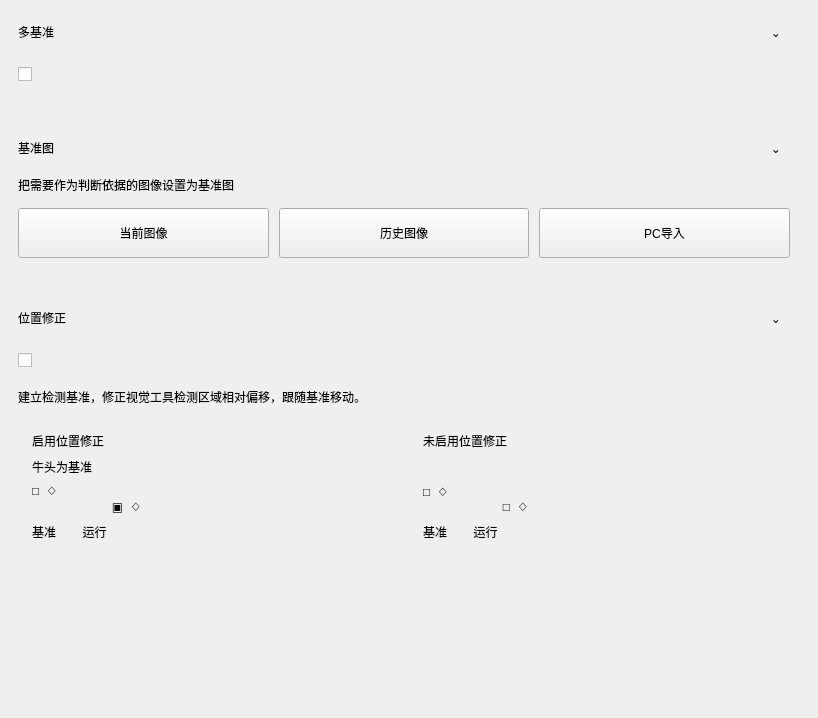
           <widget class="QWidget" name="referenceParamsScrollContent">
            <property name="geometry">
             <rect>
              <x>0</x>
              <y>0</y>
              <width>818</width>
              <height>718</height>
             </rect>
            </property>
            <layout class="QVBoxLayout" name="verticalLayout_referenceParamsContent">
             <property name="spacing">
              <number>10</number>
             </property>
             <property name="leftMargin">
              <number>0</number>
             </property>
             <property name="topMargin">
              <number>0</number>
             </property>
             <property name="rightMargin">
              <number>10</number>
             </property>
             <property name="bottomMargin">
              <number>0</number>
             </property>
             <item>
              <widget class="QFrame" name="multiReferenceCard">
               <property name="frameShape">
                <enum>QFrame::NoFrame</enum>
               </property>
               <property name="card" stdset="0">
                <bool>true</bool>
               </property>
               <layout class="QVBoxLayout" name="verticalLayout_multiReferenceCard">
                <property name="spacing">
                 <number>14</number>
                </property>
                <property name="leftMargin">
                 <number>18</number>
                </property>
                <property name="topMargin">
                 <number>18</number>
                </property>
                <property name="rightMargin">
                 <number>18</number>
                </property>
                <property name="bottomMargin">
                 <number>18</number>
                </property>
                <item>
                 <widget class="QFrame" name="multiReferenceCardHeaderFrame">
                  <property name="frameShape">
                   <enum>QFrame::NoFrame</enum>
                  </property>
                  <layout class="QHBoxLayout" name="horizontalLayout_multiReferenceCardHeader">
                   <property name="spacing">
                    <number>0</number>
                   </property>
                   <property name="leftMargin">
                    <number>0</number>
                   </property>
                   <property name="topMargin">
                    <number>0</number>
                   </property>
                   <property name="rightMargin">
                    <number>0</number>
                   </property>
                   <property name="bottomMargin">
                    <number>0</number>
                   </property>
                   <item>
                    <widget class="QLabel" name="multiReferenceCardTitleLabel">
                     <property name="text">
                      <string>多基准</string>
                     </property>
                     <property name="cardTitle" stdset="0">
                      <bool>true</bool>
                     </property>
                    </widget>
                   </item>
                   <item>
                    <spacer name="horizontalSpacer_multiReferenceCardHeader">
                     <property name="orientation">
                      <enum>Qt::Horizontal</enum>
                     </property>
                     <property name="sizeHint" stdset="0">
                      <size>
                       <width>40</width>
                       <height>20</height>
                      </size>
                     </property>
                    </spacer>
                   </item>
                   <item>
                    <widget class="QToolButton" name="multiReferenceCardCollapseButton">
                     <property name="minimumSize">
                      <size>
                       <width>28</width>
                       <height>28</height>
                      </size>
                     </property>
                     <property name="text">
                      <string>⌄</string>
                     </property>
                     <property name="autoRaise">
                      <bool>true</bool>
                     </property>
                    </widget>
                   </item>
                  </layout>
                 </widget>
                </item>
                <item>
                 <widget class="QCheckBox" name="multiReferenceCheckBox">
                  <property name="minimumSize">
                   <size>
                    <width>58</width>
                    <height>28</height>
                   </size>
                  </property>
                  <property name="text">
                   <string/>
                  </property>
                 </widget>
                </item>
               </layout>
              </widget>
             </item>
             <item>
              <widget class="QFrame" name="referenceCard">
               <property name="frameShape">
                <enum>QFrame::NoFrame</enum>
               </property>
               <property name="card" stdset="0">
                <bool>true</bool>
               </property>
               <layout class="QVBoxLayout" name="verticalLayout_referenceCard">
                <property name="spacing">
                 <number>14</number>
                </property>
                <property name="leftMargin">
                 <number>18</number>
                </property>
                <property name="topMargin">
                 <number>18</number>
                </property>
                <property name="rightMargin">
                 <number>18</number>
                </property>
                <property name="bottomMargin">
                 <number>18</number>
                </property>
                <item>
                 <widget class="QFrame" name="referenceCardHeaderFrame">
                  <property name="frameShape">
                   <enum>QFrame::NoFrame</enum>
                  </property>
                  <layout class="QHBoxLayout" name="horizontalLayout_referenceCardHeader">
                   <property name="spacing">
                    <number>0</number>
                   </property>
                   <property name="leftMargin">
                    <number>0</number>
                   </property>
                   <property name="topMargin">
                    <number>0</number>
                   </property>
                   <property name="rightMargin">
                    <number>0</number>
                   </property>
                   <property name="bottomMargin">
                    <number>0</number>
                   </property>
                   <item>
                    <widget class="QLabel" name="referenceCardTitleLabel">
                     <property name="text">
                      <string>基准图</string>
                     </property>
                     <property name="cardTitle" stdset="0">
                      <bool>true</bool>
                     </property>
                    </widget>
                   </item>
                   <item>
                    <spacer name="horizontalSpacer_referenceCardHeader">
                     <property name="orientation">
                      <enum>Qt::Horizontal</enum>
                     </property>
                     <property name="sizeHint" stdset="0">
                      <size>
                       <width>40</width>
                       <height>20</height>
                      </size>
                     </property>
                    </spacer>
                   </item>
                   <item>
                    <widget class="QToolButton" name="referenceCardCollapseButton">
                     <property name="minimumSize">
                      <size>
                       <width>28</width>
                       <height>28</height>
                      </size>
                     </property>
                     <property name="text">
                      <string>⌄</string>
                     </property>
                     <property name="autoRaise">
                      <bool>true</bool>
                     </property>
                    </widget>
                   </item>
                  </layout>
                 </widget>
                </item>
                <item>
                 <widget class="QLabel" name="referenceHintLabel">
                  <property name="text">
                   <string>把需要作为判断依据的图像设置为基准图</string>
                  </property>
                  <property name="hint" stdset="0">
                   <bool>true</bool>
                  </property>
                 </widget>
                </item>
                <item>
                 <widget class="QFrame" name="referenceButtonFrame">
                  <property name="frameShape">
                   <enum>QFrame::NoFrame</enum>
                  </property>
                  <layout class="QHBoxLayout" name="horizontalLayout_referenceButtons">
                   <property name="spacing">
                    <number>10</number>
                   </property>
                   <property name="leftMargin">
                    <number>0</number>
                   </property>
                   <property name="topMargin">
                    <number>0</number>
                   </property>
                   <property name="rightMargin">
                    <number>0</number>
                   </property>
                   <property name="bottomMargin">
                    <number>0</number>
                   </property>
                   <item>
                    <widget class="QPushButton" name="currentImageButton">
                     <property name="minimumSize">
                      <size>
                       <width>150</width>
                       <height>50</height>
                      </size>
                     </property>
                     <property name="text">
                      <string>当前图像</string>
                     </property>
                     <property name="icon">
                      <iconset resource="../resources/resources.qrc">
                       <normaloff>:/icons/camera.svg</normaloff>:/icons/camera.svg</iconset>
                     </property>
                     <property name="iconSize">
                      <size>
                       <width>24</width>
                       <height>24</height>
                      </size>
                     </property>
                    </widget>
                   </item>
                   <item>
                    <widget class="QPushButton" name="historyImageButton">
                     <property name="minimumSize">
                      <size>
                       <width>150</width>
                       <height>50</height>
                      </size>
                     </property>
                     <property name="text">
                      <string>历史图像</string>
                     </property>
                     <property name="icon">
                      <iconset resource="../resources/resources.qrc">
                       <normaloff>:/icons/add.svg</normaloff>:/icons/add.svg</iconset>
                     </property>
                     <property name="iconSize">
                      <size>
                       <width>24</width>
                       <height>24</height>
                      </size>
                     </property>
                    </widget>
                   </item>
                   <item>
                    <widget class="QPushButton" name="pcImportButton">
                     <property name="minimumSize">
                      <size>
                       <width>150</width>
                       <height>50</height>
                      </size>
                     </property>
                     <property name="text">
                      <string>PC导入</string>
                     </property>
                     <property name="icon">
                      <iconset resource="../resources/resources.qrc">
                       <normaloff>:/icons/add.svg</normaloff>:/icons/add.svg</iconset>
                     </property>
                     <property name="iconSize">
                      <size>
                       <width>24</width>
                       <height>24</height>
                      </size>
                     </property>
                    </widget>
                   </item>
                  </layout>
                 </widget>
                </item>
               </layout>
              </widget>
             </item>
             <item>
              <widget class="QFrame" name="positionCorrectionCard">
               <property name="frameShape">
                <enum>QFrame::NoFrame</enum>
               </property>
               <property name="card" stdset="0">
                <bool>true</bool>
               </property>
               <layout class="QVBoxLayout" name="verticalLayout_positionCorrectionCard">
                <property name="spacing">
                 <number>14</number>
                </property>
                <property name="leftMargin">
                 <number>18</number>
                </property>
                <property name="topMargin">
                 <number>18</number>
                </property>
                <property name="rightMargin">
                 <number>18</number>
                </property>
                <property name="bottomMargin">
                 <number>18</number>
                </property>
                <item>
                 <widget class="QFrame" name="positionCorrectionCardHeaderFrame">
                  <property name="frameShape">
                   <enum>QFrame::NoFrame</enum>
                  </property>
                  <layout class="QHBoxLayout" name="horizontalLayout_positionCorrectionCardHeader">
                   <property name="spacing">
                    <number>0</number>
                   </property>
                   <property name="leftMargin">
                    <number>0</number>
                   </property>
                   <property name="topMargin">
                    <number>0</number>
                   </property>
                   <property name="rightMargin">
                    <number>0</number>
                   </property>
                   <property name="bottomMargin">
                    <number>0</number>
                   </property>
                   <item>
                    <widget class="QLabel" name="positionCorrectionCardTitleLabel">
                     <property name="text">
                      <string>位置修正</string>
                     </property>
                     <property name="cardTitle" stdset="0">
                      <bool>true</bool>
                     </property>
                    </widget>
                   </item>
                   <item>
                    <spacer name="horizontalSpacer_positionCorrectionCardHeader">
                     <property name="orientation">
                      <enum>Qt::Horizontal</enum>
                     </property>
                     <property name="sizeHint" stdset="0">
                      <size>
                       <width>40</width>
                       <height>20</height>
                      </size>
                     </property>
                    </spacer>
                   </item>
                   <item>
                    <widget class="QToolButton" name="positionCorrectionCardCollapseButton">
                     <property name="minimumSize">
                      <size>
                       <width>28</width>
                       <height>28</height>
                      </size>
                     </property>
                     <property name="text">
                      <string>⌄</string>
                     </property>
                     <property name="autoRaise">
                      <bool>true</bool>
                     </property>
                    </widget>
                   </item>
                  </layout>
                 </widget>
                </item>
                <item>
                 <widget class="QCheckBox" name="positionCorrectionCheckBox">
                  <property name="minimumSize">
                   <size>
                    <width>58</width>
                    <height>28</height>
                   </size>
                  </property>
                  <property name="text">
                   <string/>
                  </property>
                 </widget>
                </item>
                <item>
                 <widget class="QLabel" name="positionCorrectionHintLabel">
                  <property name="text">
                   <string>建立检测基准，修正视觉工具检测区域相对偏移，跟随基准移动。</string>
                  </property>
                  <property name="hint" stdset="0">
                   <bool>true</bool>
                  </property>
                 </widget>
                </item>
                <item>
                 <widget class="QFrame" name="correctionExampleFrame">
                  <property name="frameShape">
                   <enum>QFrame::NoFrame</enum>
                  </property>
                  <layout class="QHBoxLayout" name="horizontalLayout_correctionExample">
                   <property name="spacing">
                    <number>10</number>
                   </property>
                   <property name="leftMargin">
                    <number>0</number>
                   </property>
                   <property name="topMargin">
                    <number>0</number>
                   </property>
                   <property name="rightMargin">
                    <number>0</number>
                   </property>
                   <property name="bottomMargin">
                    <number>0</number>
                   </property>
                   <item>
                    <widget class="QFrame" name="enabledCorrectionPreview">
                     <property name="frameShape">
                      <enum>QFrame::NoFrame</enum>
                     </property>
                     <property name="examplePanel" stdset="0">
                      <bool>true</bool>
                     </property>
                     <layout class="QVBoxLayout" name="verticalLayout_enabledCorrectionPreview">
                      <property name="spacing">
                       <number>8</number>
                      </property>
                      <property name="leftMargin">
                       <number>14</number>
                      </property>
                      <property name="topMargin">
                       <number>12</number>
                      </property>
                      <property name="rightMargin">
                       <number>14</number>
                      </property>
                      <property name="bottomMargin">
                       <number>12</number>
                      </property>
                      <item>
                       <widget class="QLabel" name="enabledCorrectionTitleLabel">
                        <property name="text">
                         <string>启用位置修正</string>
                        </property>
                        <property name="greenText" stdset="0">
                         <bool>true</bool>
                        </property>
                       </widget>
                      </item>
                      <item>
                       <widget class="QLabel" name="enabledCorrectionSubLabel">
                        <property name="text">
                         <string>牛头为基准</string>
                        </property>
                        <property name="hint" stdset="0">
                         <bool>true</bool>
                        </property>
                       </widget>
                      </item>
                      <item>
                       <widget class="QLabel" name="enabledCorrectionImageLabel">
                        <property name="text">
                         <string>□  ◇
                        ▣  ◇</string>
                        </property>
                        <property name="correctionPreview" stdset="0">
                         <bool>true</bool>
                        </property>
                       </widget>
                      </item>
                      <item>
                       <widget class="QLabel" name="enabledCorrectionFooterLabel">
                        <property name="text">
                         <string>基准        运行</string>
                        </property>
                        <property name="centerText" stdset="0">
                         <bool>true</bool>
                        </property>
                       </widget>
                      </item>
                     </layout>
                    </widget>
                   </item>
                   <item>
                    <widget class="QFrame" name="disabledCorrectionPreview">
                     <property name="frameShape">
                      <enum>QFrame::NoFrame</enum>
                     </property>
                     <property name="examplePanel" stdset="0">
                      <bool>true</bool>
                     </property>
                     <layout class="QVBoxLayout" name="verticalLayout_disabledCorrectionPreview">
                      <property name="spacing">
                       <number>8</number>
                      </property>
                      <property name="leftMargin">
                       <number>14</number>
                      </property>
                      <property name="topMargin">
                       <number>12</number>
                      </property>
                      <property name="rightMargin">
                       <number>14</number>
                      </property>
                      <property name="bottomMargin">
                       <number>12</number>
                      </property>
                      <item>
                       <widget class="QLabel" name="disabledCorrectionTitleLabel">
                        <property name="text">
                         <string>未启用位置修正</string>
                        </property>
                        <property name="redText" stdset="0">
                         <bool>true</bool>
                        </property>
                       </widget>
                      </item>
                      <item>
                       <widget class="QLabel" name="disabledCorrectionSubLabel">
                        <property name="text">
                         <string/>
                        </property>
                        <property name="hint" stdset="0">
                         <bool>true</bool>
                        </property>
                       </widget>
                      </item>
                      <item>
                       <widget class="QLabel" name="disabledCorrectionImageLabel">
                        <property name="text">
                         <string>□  ◇
                        □  ◇</string>
                        </property>
                        <property name="correctionPreview" stdset="0">
                         <bool>true</bool>
                        </property>
                       </widget>
                      </item>
                      <item>
                       <widget class="QLabel" name="disabledCorrectionFooterLabel">
                        <property name="text">
                         <string>基准        运行</string>
                        </property>
                        <property name="centerText" stdset="0">
                         <bool>true</bool>
                        </property>
                       </widget>
                      </item>
                     </layout>
                    </widget>
                   </item>
                  </layout>
                 </widget>
                </item>
               </layout>
              </widget>
             </item>
             <item>
              <spacer name="verticalSpacer_referenceParams">
               <property name="orientation">
                <enum>Qt::Vertical</enum>
               </property>
               <property name="sizeHint" stdset="0">
                <size>
                 <width>20</width>
                 <height>20</height>
                </size>
               </property>
              </spacer>
             </item>
            </layout>
           </widget>
